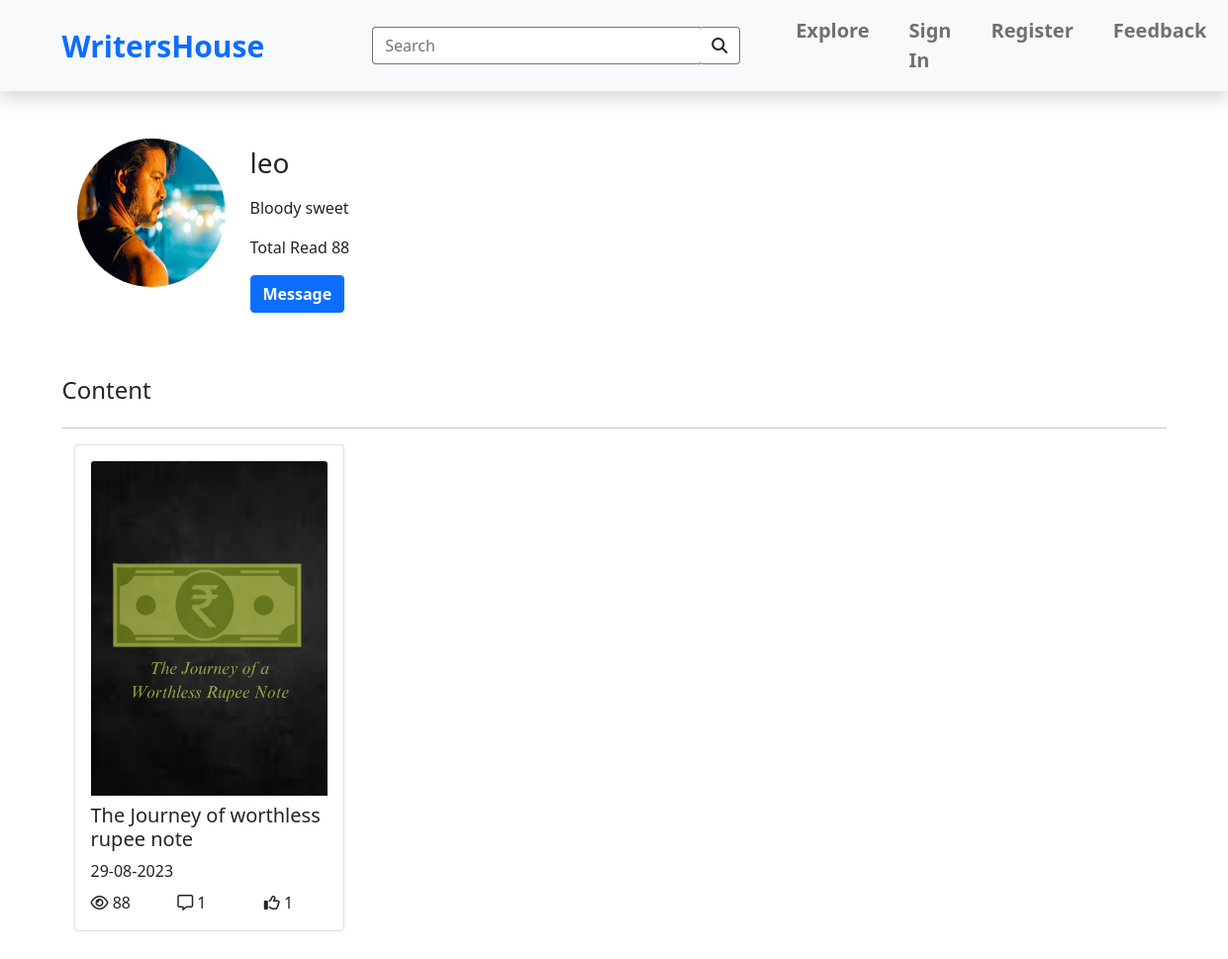
The page /writer/writer_detail?q=12 on the database its author committed.
### tables this page shows
CREATE TABLE `user` (
  `user_id` bigint(20) NOT NULL,
  `fname` varchar(255) NOT NULL,
  `lname` varchar(255) NOT NULL,
  `user_name` varchar(255) NOT NULL,
  `email_address` varchar(255) NOT NULL,
  `password` varchar(255) NOT NULL,
  `description` text NOT NULL,
  `role` enum('admin','writer','user') NOT NULL DEFAULT 'user',
  `block` enum('0','1') NOT NULL DEFAULT '0',
  `unique_id` varchar(255) NOT NULL,
  `img` text NOT NULL,
  `verified` enum('0','1') NOT NULL DEFAULT '0',
  `verified_time` timestamp NULL DEFAULT NULL,
  `last_login_time` timestamp NULL DEFAULT NULL,
  `created_time` timestamp NOT NULL DEFAULT current_timestamp(),
  `modified_time` timestamp NULL DEFAULT NULL,
  `deleted_time` timestamp NULL DEFAULT NULL
);

CREATE TABLE `content` (
  `content_id` bigint(20) NOT NULL,
  `user_id` bigint(20) NOT NULL,
  `title` varchar(255) NOT NULL,
  `one_liner` text NOT NULL,
  `genre_id` bigint(20) NOT NULL,
  `writers_content` text NOT NULL,
  `cover_img` text NOT NULL,
  `read_count` bigint(20) NOT NULL,
  `likes` bigint(20) NOT NULL,
  `approved` enum('-1','0','1') NOT NULL DEFAULT '0',
  `deleted` enum('0','1') NOT NULL DEFAULT '0',
  `deleted_by` varchar(255) DEFAULT NULL,
  `disapprove_time` timestamp NULL DEFAULT NULL,
  `created_time` timestamp NOT NULL DEFAULT current_timestamp(),
  `modified_time` timestamp NULL DEFAULT NULL,
  `deleted_time` timestamp NULL DEFAULT NULL
);

### includes/init.php (called while the page is built)
<?php
    require_once($_SERVER["DOCUMENT_ROOT"]."/includes/db.php");
	require_once($_SERVER["DOCUMENT_ROOT"]."/includes/function.php");
	require_once($_SERVER["DOCUMENT_ROOT"]."/includes/header.php");
?>

### includes/function.php (called while the page is built, shortened)
<?php
	function action_form($query="")
	{
		$query = $query === "" ? $query : "?$query";
		return preg_replace("/index\.php|index|\.php$/", "", htmlspecialchars($_SERVER["PHP_SELF"])) . $query;
	}
	function get_comment_count($id)
	{
		global $db;
		$sql = "SELECT COUNT(id) as count FROM comments WHERE content_id = :id";
		$stmt = $db->prepare($sql);
		$stmt->bindParam(':id',$id,PDO::PARAM_STR);
		if($stmt->execute())
		{
			$result = $stmt->fetch(PDO::FETCH_ASSOC);
			return (int) $result['count'];
		}
		return false;
	}
	function get_writer_read_count($id)
	{
		global $db;
		$sql = "SELECT SUM(read_count) as count FROM content WHERE user_id = :id";
		$stmt = $db->prepare($sql);
		$stmt->bindParam(':id',$id,PDO::PARAM_STR);
		if($stmt->execute())
		{
			$result = $stmt->fetch(PDO::FETCH_ASSOC);
			return (int) $result['count'];
		}
		return false;
	}
	function get_writer_content($id)
	{
		global $db;
		$sql = "SELECT * FROM content WHERE user_id = :id AND deleted = '0'";
		$stmt = $db->prepare($sql);
		$stmt->bindParam(':id', $id, PDO::PARAM_INT);
		if ($stmt->execute())
		{
			return $stmt->fetchAll(PDO::FETCH_ASSOC);
		}
		return false;
	}
	function get_only_writer_details_by_passing_id($id)
	{
		global $db;
		$sql = "SELECT * FROM user WHERE user_id = :id AND role='writer'";
		$stmt = $db->prepare($sql);
		$stmt->bindParam(':id', $id, PDO::PARAM_INT);
		if ($stmt->execute())
		{
			return $stmt->fetch(PDO::FETCH_ASSOC);
		}
		return false;
	}
?>

### writer/writer_detail.php (the view, shortened to what this page needs)
<?php
    require_once($_SERVER["DOCUMENT_ROOT"]."/includes/init.php");
    if(isset($_GET["q"]) && !empty($_GET["q"]) && is_numeric($_GET["q"]))
    {
      $id = trim($_GET["q"]);
      $writer = get_only_writer_details_by_passing_id($id);
    }
?>
<div class="container my-5" id="writer_profile">
  <div class="row mb-5">
    <div class="col-md-2">
      <img  src="<?php echo $writer["img"]; ?>" alt="Writer Photo" class="img mb-3" id="user" style="border-radius: 50%;">
    </div>
    <div class="col-md-6 mb-3">
      <div class="col-mb-4 mb-3 mt-2 h3"><?php echo $writer["user_name"]; ?></div>
      <p class="mb-3"><?php echo $writer["description"]; ?></p>
      <?php
        $writer_id = $writer["user_id"];
        $read = get_writer_read_count($writer_id);
      ?>
      <p class="mb-3">Total Read <?php echo $read; ?></p>
      <a href="/chat/chat?q=<?php echo $writer_id; ?>" class="btn btn-primary fw-bold">Message</a>
    </div>
  </div>
  <label for="" class="h4">Content</label>
  <hr>
  <?php
    $id = $writer["user_id"];
    $contents = get_writer_content($id);
  ?>
  <div class="container">
    <div class="row" id="published_content">
      <?php if($contents): ?>
        <?php foreach($contents as $content): ?>
          <a href="/content/content_view_page?q=<?php echo $content["content_id"]; ?>" class="text-decoration-none text-dark">
                <div class="card mb-3 col-md-3">
                    <div class="card-body">
                        <img class="card-img-top" src="<?php echo $content["cover_img"]; ?>" alt="content">
                        <h5 class="card-title my-2"><?php echo $content["title"]; ?></h5>
                        <p class="card-text my-2">
                        <?php echo substr($content['created_time'],8,2)."-".substr($content['created_time'],5,2)."-".substr($content['created_time'],0,4); ?>
                        </p>
                        <div class="row">
                        <?php
                            $id = $content["content_id"];
                            $c_comment = get_comment_count($id);
                        ?>
                        <div class="col-md-4">
                            <span><i class="fa-regular fa-eye"></i> <?php echo $content["read_count"]; ?></span>
                        </div>
                        <div class="col-md-4">
                            <span><i class="fa-regular fa-message"></i> <?php echo $c_comment; ?></span>
                        </div>
                        <div class="col-md-4">
                            <span><i class="fa-regular fa-thumbs-up"></i> <?php echo $content["likes"]; ?></span>
                        </div>
                        </div>
                    </div>
                </div>
            </a>
        <?php endforeach; ?>
      <?php endif; ?>
    </div>
  </div>
</div>

### includes/header.php (shortened to what this page needs)
<!doctype html>
<html lang="en">
<head>
	<link rel="stylesheet" href="/assets/css/bootstrap.min.css">
	<link rel="stylesheet" href="/assets/css/font-awesome.min.css">
	<link rel="stylesheet" href="/assets/css/style.css">
</head>
<body>
  <nav class="navbar navbar-expand-lg navbar-light bg-light shadow navbar-custom">
    <div class="container">
      <a class="navbar-brand writershouse-title fw-bold text-primary" href="/">WritersHouse</a>
      <form role="form" action="<?php echo action_form(); ?>" method="post" enctype="multipart/form-data" class="col-md-4 offset-md-1">
        <div class="input-group">
          <input class="form-control border-end-0 border-secondary text-dark" type="search" placeholder="Search" id="search-input" name="search-input">
          <span class="input-group-append">
            <button class="btn bg-white border-start-0 border-secondary rounded-end" type="submit" id="submit_click" name="submit_click">
              <i class="fa fa-search"></i>
            </button>
          </span>
        </div>
      </form>
      <div class="collapse navbar-collapse" id="navbarText">
        <?php if(isset($_SESSION["user_id"]) && ($_SESSION["role"])): ?>
          <ul class="navbar-nav ms-5 mb-2 mb-lg-0">
            <li class="nav-item me-4">
              <a class="nav-link" href="/explore"><span>Explore</span></a>
            </li>
            <li class="nav-item me-4">
              <a class="nav-link" href="/chat/"><span>Message</span></a>
            </li>
            <li class="nav-item me-4">
              <a class="nav-link" href="/login/"><span>Account</span></a>
            </li>
            <li class="nav-item me-4">
              <a class="nav-link" href="/feedback/"><span>Feedback</span></a>
            </li>
            <li class="nav-item me-4">
              <a class="nav-link" href="/logout"><span>Logout</span></a>
            </li>
          </ul>
        <?php else: ?>
          <ul class="navbar-nav ms-5 mb-2 mb-lg-0">
            <li class="nav-item me-4">
              <a class="nav-link" href="/explore"><span>Explore</span></a>
            </li>
            <li class="nav-item me-4">
              <a class="nav-link" href="/login/"><span>Sign In</span></a>
            </li>
            <li class="nav-item me-4">
              <a class="nav-link" href="/registration/"><span>Register</span></a>
            </li>
            <li class="nav-item me-4">
              <a class="nav-link" href="/feedback/"><span>Feedback</span></a>
            </li>
          </ul>
        <?php endif; ?>
      </div>
    </div>
  </nav>

### assets/css/style.css (style rules this page uses)
.writershouse-title { font-size: 30px; }
#navbarText li { font-size: 20px; font-weight: 600; }
#writer_profile #user { height: 150px; width: 150px; margin: 0 15px; border-radius: 50%; }

### rows shown on the page
user: img (picture), user_name "leo", description "Bloody sweet"
content: cover_img (picture), title "The Journey of worthless rupee note", created_time "29", created_time "08", created_time "2023", read_count "88", c_comment "1", likes "1"

### other values the page prints
$read "88"
